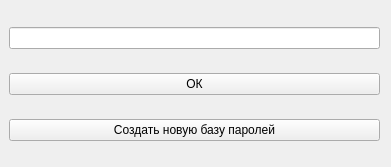
<?xml version="1.0" encoding="UTF-8"?>
<ui version="4.0">
 <class>MainWindow</class>
 <widget class="QMainWindow" name="MainWindow">
  <property name="geometry">
   <rect>
    <x>0</x>
    <y>0</y>
    <width>391</width>
    <height>167</height>
   </rect>
  </property>
  <property name="windowTitle">
   <string>Введите пароль</string>
  </property>
  <widget class="QWidget" name="centralwidget">
   <widget class="QWidget" name="verticalLayoutWidget">
    <property name="geometry">
     <rect>
      <x>9</x>
      <y>9</y>
      <width>371</width>
      <height>151</height>
     </rect>
    </property>
    <layout class="QVBoxLayout" name="verticalLayout">
     <item>
      <widget class="QLineEdit" name="lineEdit"/>
     </item>
     <item>
      <widget class="QPushButton" name="pushButton">
       <property name="text">
        <string>ОК</string>
       </property>
      </widget>
     </item>
     <item>
      <widget class="QPushButton" name="pushButton_2">
       <property name="text">
        <string>Создать новую базу паролей</string>
       </property>
      </widget>
     </item>
    </layout>
   </widget>
  </widget>
 </widget>
 <resources/>
 <connections/>
</ui>
